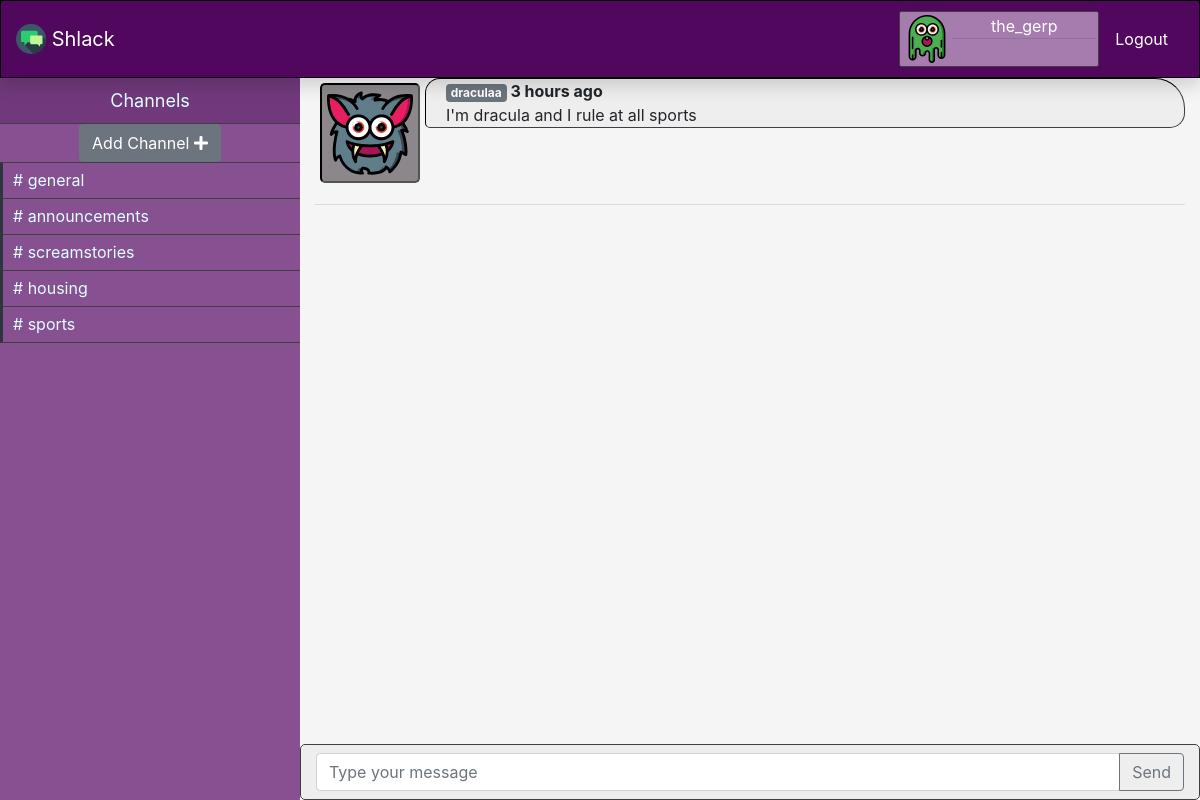
/channels/sports (signed in), run on the app's committed database.
### models.py (models this page shows, shortened)
class User(UserMixin, db.Model):
    id = db.Column(db.Integer, primary_key=True)
    avatar = db.Column(db.String(64))
    username = db.Column(db.String(64), index=True, unique=True)
    email = db.Column(db.String(120), index=True, unique=True)
    password_hash = db.Column(db.String(128))
    posts = db.relationship("Post", backref="author", lazy="dynamic")

class Channel(db.Model):
    id = db.Column(db.Integer, primary_key=True)
    name = db.Column(db.String(300))
    posts = db.relationship("Post", backref="channel", lazy="dynamic")

class Post(db.Model):
    id = db.Column(db.Integer, primary_key=True)
    body = db.Column(db.String(300))
    timestamp = db.Column(db.DateTime, index=True, default=datetime.utcnow)
    user_id = db.Column(db.Integer, db.ForeignKey("user.id"))
    channel_id = db.Column(db.Integer, db.ForeignKey("channel.id"))
    @property
    def get_time_passed(self):
        now = datetime.utcnow()
        delta = now - self.timestamp
        if timedelta(seconds=0) <= delta < timedelta(minutes=2):
            return "1 min ago"
        elif timedelta(minutes=2) <= delta < timedelta(minutes=60):
            minutes = int(delta.total_seconds() // 60)
            return str(minutes) + " mins ago"
        elif timedelta(hours=1) <= delta < timedelta(hours=2):
            hours = int(delta.total_seconds() // 3600)
            return str(hours) + " hour ago"
        elif timedelta(minutes=60) <= delta < timedelta(hours=24):
            hours = int(delta.total_seconds() // 3600)
            return str(hours) + " hours ago"
        elif timedelta(hours=24) <= delta < timedelta(days=365):
            days = int(delta.total_seconds() // 86400)
            return str(days) + " days ago"
        else:
            return "Error occurred"

### application.py (the view, shortened to what this page needs)
@app.route("/channels/<string:channel_name>", methods=["GET", "POST"])
@login_required
def channel(channel_name):
    new_channel_form = NewChannelForm()
    new_post_form = NewPostForm()
    channels = Channel.query.all()
    if not any(channel_name == channel.name for channel in channels):
        return redirect(url_for("channels"))
    cur_channel = Channel.query.filter_by(name=channel_name).first()
    posts = cur_channel.posts
    return render_template("channel.html",
                           new_channel_form=new_channel_form,
                           new_post_form=new_post_form,
                           channels=channels,
                           posts=posts)

### forms.py (shortened to what this page needs)
class NewChannelForm(FlaskForm):
    channel_name = StringField("Channel Name", validators=[DataRequired()])
    submit = SubmitField("Create")

class NewPostForm(FlaskForm):
    post_body = StringField("Post Body", validators=[DataRequired()])
    user_id = IntegerField("User ID")
    datetime = DateTimeField()
    submit = SubmitField("Send")

### models.py (called while the page is built)
@login.user_loader
def load_user(id_):
    return User.query.get(int(id_))

### templates/channel.html (shortened to what this page needs)
{% extends "layout.html" %}
{% block body %}
  <div id="sidebar" class="sidebar container-fluid">
    <div class="header">Channels</div>
    <div class="menu-list">
      <ul id="menu-content" class="menu-content collapse">
        <li class="add-channel justify-content-center d-flex">
          <button class="btn btn-secondary " data-target="#channel-modal" data-toggle="modal"> Add Channel <i
              class="fa fa-plus"></i></button>
        </li>
        {% for channel in channels %}
          <li class="channel">
            <a href={{ url_for('channel', channel_name=channel.name) }}># {{ channel.name }} </a>
          </li>
        {% endfor %}
      </ul>
    </div>
  </div>
  <div id="main" class="container-fluid">
    <div class="row">
      <div id="messages" class="col-12">
        {% for post in posts %}
          {% include "_post.html" %}
        {% endfor %}
      </div>
    </div>
    <form action="" method="POST" novalidate>
      <div id="message-box" class="row">
        <div class="col-12 message-box py-2">
          <div class="input-group ">
            {{ new_post_form.post_body(class_="form-control", placeholder="Type your message") }}
            <div class="input-group-append">
              {{ new_post_form.submit(class_="btn btn-outline-secondary") }}
            </div>
          </div>
        </div>
      </div>
    </form>
  </div>
{% endblock %}

### templates/layout.html (shortened to what this page needs)
<!DOCTYPE html>
<html lang="en">
<head>
  <link rel="stylesheet" href="https://maxcdn.bootstrapcdn.com/bootstrap/4.5.0/css/bootstrap.min.css">
  <link rel="stylesheet" href="https://stackpath.bootstrapcdn.com/font-awesome/4.7.0/css/font-awesome.min.css" type="text/css">
  <link rel="stylesheet" href="https://cdnjs.cloudflare.com/ajax/libs/font-awesome/5.14.0/css/all.min.css" type="text/css">
  <link rel="stylesheet" href="https://cdnjs.cloudflare.com/ajax/libs/font-awesome/5.14.0/css/regular.min.css" type="text/css">
  <link rel="stylesheet" href="https://cdnjs.cloudflare.com/ajax/libs/font-awesome/5.14.0/css/solid.min.css" type="text/css">
  <link rel="stylesheet" type="text/css" href="{{ url_for('static', filename='style.css' ) }}">
</head>
<body>
<div id="navbar" class="container-fluid fixed-top position-sticky shadow">
      <ul class="navbar-list">
        <li>
          <a class="navbar-brand" href="{{url_for('index')}}">
            <img src="/static/images/brand-icons/017-speech-bubble-2.svg" width="30" height="30" class="d-inline-block align-top" alt="">
          Shlack
          </a>
        </li>
        {% if not current_user.is_authenticated %}
        <li class="nav-item ml-auto">
          <a class="nav-link" href="{{ url_for("login") }}">Login</a>
        </li>
        <li class="nav-item">
          <a class="nav-link nav-fill" href="{{ url_for("signup") }}">Sign Up</a>
        </li>
      {% else %}
        <li class="nav-item ml-auto">
          <div class="usercard d-flex flex-row no-gutters">
              <img src={{ current_user.avatar }}/>
            <div class="col">
              <p class="text-center text-white my-0">{{ current_user.username }}</p>
              <hr class="my-0">
              </div>
          </div>
        </li>
        <li class="nav-item pl-0">
          <a class="nav-link" href="{{ url_for("logout") }}">Logout</a>
        </li>
      {% endif %}
      </ul>
</div>
{% block body %}{% endblock %}
</body>
</html>

### templates/_post.html
{% if current_user == post.author %}
  <div class="media chat self">
    <img src={{ post.author.avatar }} style="height: 100px;"/>
    <div class="media-body">
      <p class="timestamp"> <span class="badge badge-primary">{{ post.author.username }}</span> {{ post.get_time_passed }}</p>
      <p>{{ post.body }}</p>
    </div>
  </div>
  <hr>
{% else %}
  <div class="media chat">
    <img src={{ post.author.avatar }} style="height: 100px;"/>
    <div class="media-body">
      <p class="timestamp"> <span class="badge badge-secondary">{{ post.author.username }}</span> {{ post.get_time_passed }}</p>
      <p>{{ post.body }}</p>
    </div>
  </div>
  <hr>
{% endif %}

### static/style.css (style rules this page uses)
* { box-sizing: border-box; }
body, html { margin: 0px; padding: 0px; max-height: 100%; height: 100%; }
#navbar { background: #51075e; border: 1px solid black; }
.navbar-list { display: flex; flex-direction: row; list-style: none; align-items: center; margin: 10px 0; padding: 0; }
.navbar-list .navbar-brand, .navbar-list .nav-link { color: #ffffff; align-items: center; }
.usercard { background: #a67cae; border: 1px solid #403e41; padding: 2px; border-radius: 2.5px; width: 200px; }
.usercard img { padding: 1px; border-radius: 2.5px; width: 50px; height: 50px; }
.sidebar { overflow: auto; background-color: #875191; position: fixed; left: 0px; padding: 0px; width: 300px; height: 100%; color: #e1ffff; }
.sidebar .menu-content { padding: 0px; }
.sidebar .header { background-color: #71397c; border-bottom: 1px solid #403e41; line-height: 45px; display: block; text-align: center; font-size: large; }
.sidebar .add-channel { border-style: none; border-bottom: 1px solid #403e41; }
.sidebar .channel { list-style: none; padding: 0px; margin: 0px; line-height: 35px; cursor: pointer; }
.sidebar .channel { padding-left: 0px; border-left: 3px solid #2e353d; border-bottom: 1px solid #403e41; }
.sidebar .channel a { text-decoration: none; color: #e1ffff; padding-left: 10px; }
#main { overflow: auto; background: #f5f5f5; }
#message-box { position: fixed; bottom: 0; background: #eeeeee; border: 1px solid #403e41; border-radius: 5px; }
.media { display: flex; flex-direction: row; border-radius: 5px; margin-bottom: 5px; }
.media .timestamp { font-weight: bold; margin: 0; }
.media img { height: 100px; padding: 5px; margin: 5px; background: #8b878b; border: 2px inset black; border-radius: 5px; align-self: flex-end; }
.media-body { background: #eeeeee; border: 1.5px inset #403e41; border-radius: 15px 30px 15px 5px; padding: 0px 20px; margin-bottom: 5px; }
.media-body p { margin-bottom: 0px; }
@media (min-width: 767px) { .sidebar .menu-list .menu-content { display: block; } }
@media (min-width: 767px) { #main { width: calc(100% - 300px); float: right; } }
@media (min-width: 767px) { #message-box { width: calc(100% - 300px); } }

### data on the page
User: avatar (picture), username "the_gerp"
Channel: name "general"
Channel: name "announcements"
Channel: name "screamstories"
Channel: name "housing"
Channel: name "sports"
Post: author.avatar (picture), author.username "draculaa", get_time_passed "3 hours ago", body "I'm dracula and I rule at all sports"
